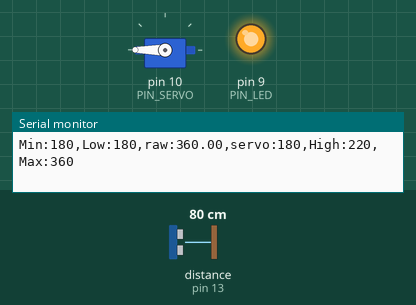
This sketch was run on a simulated Arduino Uno, built with avr-gcc and run on an emulated ATmega328P. Shown: servo, output pins drawn as LEDs (lit = HIGH), the last lines printed to the serial monitor. Wiring (inferred from the names in the program): ultrasonic range finder: trigger pin 12; echo pin 13. The test bench sets the inputs (shaded band); at power-on: distance to the obstacle (sensor on pin 13) 80 cm. The echo pulse lasts 58.3 µs per cm; pins used as bus, display or sensor lines are not drawn.

Above: at 1.2 s.
1.3 s: distance to the obstacle (sensor on pin 13) set to 2 cm
At 2.2 s:
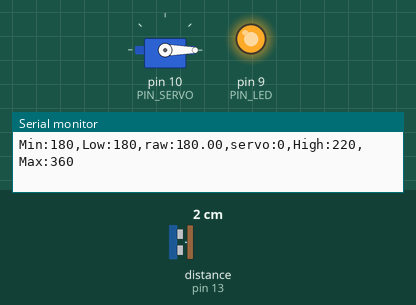
2.8 s: distance to the obstacle (sensor on pin 13) set to 35 cm
At 3.4 s:
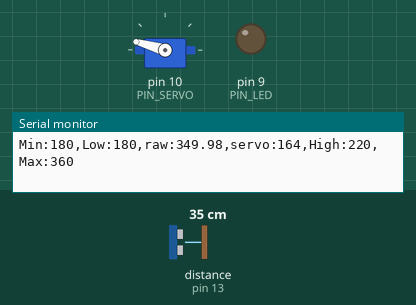
4.3 s: distance to the obstacle (sensor on pin 13) set to 4 cm
At 5.5 s:
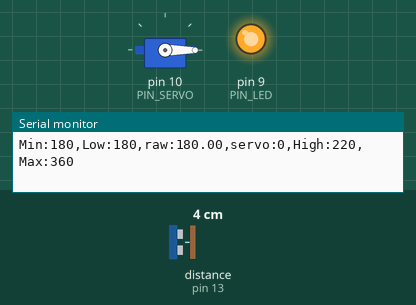
5.8 s: distance to the obstacle (sensor on pin 13) set to 18 cm
At 7.1 s:
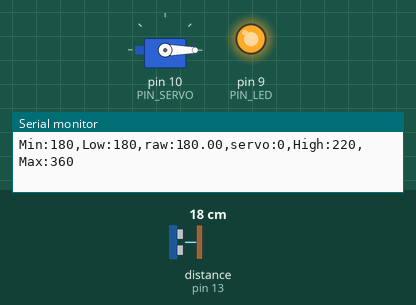
7.4 s: distance to the obstacle (sensor on pin 13) set to 60 cm
At 8.1 s:
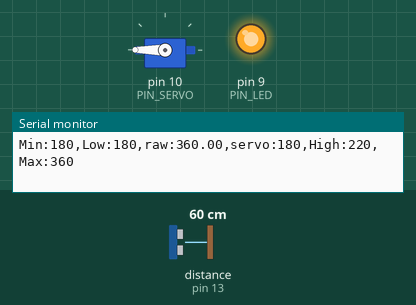
Timing chart, 0 to 9.9 s (numbered marks = the images above; inputs shaded):
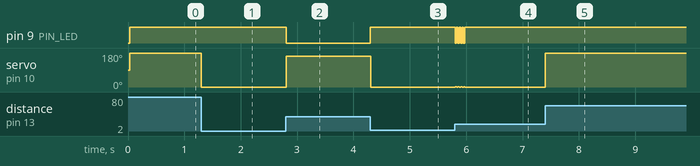

The sketch:

assignment_11P07.ino
```cpp
#include <Servo.h>

// Arduino pin assignment
#define PIN_LED 9
#define PIN_SERVO 10
#define PIN_TRIG 12
#define PIN_ECHO 13

// configurable parameters
#define SND_VEL 346.0 // sound velocity at 24 celsius degree (unit: m/s)
#define INTERVAL 25 // sampling interval (unit: ms)
#define _DIST_MIN 180 // minimum distance to be measured (unit: mm)
#define _DIST_MAX 360 // maximum distance to be measured (unit: mm)

#define _DUTY_MIN 536 // servo full clockwise position (0 degree)
#define _DUTY_MAX 2400 // servo full counterclockwise position (180 degree)
#define _DUTY_NEU (_DUTY_MIN + _DUTY_MAX) / 2 // servo neutral position (90 degree)

#define ALPHA  0.5  // ema alpha value


// global variables
float timeout; // unit: us
float dist_min, dist_max, dist_raw, dist_prev, dist_ema; // unit: mm
unsigned long last_sampling_time; // unit: ms
float scale; // used for pulse duration to distance conversion
float ema_agg = 0.0;
Servo myservo;

void setup() {
// initialize GPIO pins
  pinMode(PIN_LED,OUTPUT);
  pinMode(PIN_TRIG,OUTPUT);
  digitalWrite(PIN_TRIG, LOW);
  pinMode(PIN_ECHO,INPUT);

  myservo.attach(PIN_SERVO);
  myservo.writeMicroseconds(_DUTY_NEU);

// initialize USS related variables
  dist_min = _DIST_MIN;
  dist_max = _DIST_MAX;
  timeout = (INTERVAL / 2) * 1000.0; // precalculate pulseIn() timeout value. (unit: us)
  dist_raw = dist_prev = 0.0; // raw distance output from USS (unit: mm)
  scale = 0.001 * 0.5 * SND_VEL;

// initialize serial port
  Serial.begin(57600);

// initialize last sampling time
  last_sampling_time = 0;
}

void loop() {
// wait until n ext sampling time.
// millis() returns the number of milliseconds since the program started. Will overflow after 50 days.
  if(millis() < last_sampling_time + INTERVAL) return;

// get a distance reading from the USS
  dist_raw = USS_measure(PIN_TRIG,PIN_ECHO);

  dist_ema = ALPHA * dist_raw + (1.0 - ALPHA) * ema_agg;  // calculate EMA value
  ema_agg = dist_ema;

// output the read value to the serial port
  Serial.print("Min:");
  Serial.print(_DIST_MIN);
  Serial.print(",Low:180,raw:");
  Serial.print(dist_raw);
  Serial.print(",servo:");
  Serial.print(myservo.read());
  Serial.print(",High:220,Max:");
  Serial.println(_DIST_MAX);

// adjust servo position according to the USS read value

  // add your code here!

  if(dist_raw <= _DIST_MIN) {
    myservo.writeMicroseconds(_DUTY_MIN);
  }
  else if(dist_raw > _DIST_MIN && dist_raw < _DIST_MAX){
    myservo.writeMicroseconds(((_DUTY_MAX - _DUTY_MIN) / 180 * (dist_raw - 180)) + _DUTY_MIN);
  }
  else {
    myservo.writeMicroseconds(_DUTY_MAX);
  }

// update last sampling time
  last_sampling_time += INTERVAL;
}

// get a distance reading from USS. return value is in millimeter.
float USS_measure(int TRIG, int ECHO)
{
  float reading;
  digitalWrite(TRIG, HIGH);
  delayMicroseconds(10);
  digitalWrite(TRIG, LOW);

  reading = pulseIn(ECHO, HIGH, timeout) * scale; // unit: mm
  //if(reading < dist_min || reading > dist_max) {reading = 0.0;} // return 0 when out of range.
  if(reading >= dist_max) {
    reading = dist_max;
    digitalWrite(PIN_LED, HIGH);
  }
  else if(reading <= dist_min) {
    reading = dist_min;
    digitalWrite(PIN_LED, HIGH);
  }
  else {
    dist_prev = reading;
    digitalWrite(PIN_LED, LOW);
  }
  return reading;
}
```

Measured:
- after the input at 1.3 s, servo on pin 10 (PIN_SERVO): 180° → 0° at once
- after the input at 2.8 s, pin 9 (PIN_LED): HIGH → LOW at once; servo on pin 10 (PIN_SERVO): 0° → 164° at once
- after the input at 4.3 s, pin 9 (PIN_LED): LOW → HIGH at once; servo on pin 10 (PIN_SERVO): 164° → 0° at once
- after the input at 5.8 s, pin 9 (PIN_LED): alternates HIGH for 0.02 s and LOW for 0.03 s, 8 changes in all, then stays HIGH, starting at once; servo on pin 10 (PIN_SERVO): alternates 1° for 0.03 s and 0° for 0.02 s, 8 changes in all, then stays 0°, starting at once
- after the input at 7.4 s, servo on pin 10 (PIN_SERVO): 0° → 180° at once
